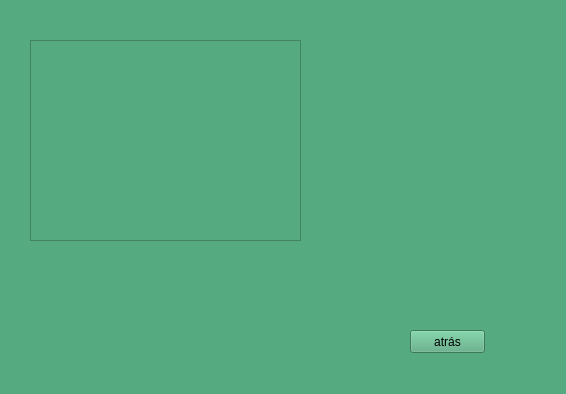
<?xml version="1.0" encoding="UTF-8"?>
<ui version="4.0">
 <class>solveDijkstra</class>
 <widget class="QWidget" name="solveDijkstra">
  <property name="geometry">
   <rect>
    <x>0</x>
    <y>0</y>
    <width>566</width>
    <height>394</height>
   </rect>
  </property>
  <property name="windowTitle">
   <string>Form</string>
  </property>
  <property name="styleSheet">
   <string notr="true">background-color: rgb(85, 170, 127);</string>
  </property>
  <widget class="QTableView" name="tableViewsolveDijkstra">
   <property name="geometry">
    <rect>
     <x>30</x>
     <y>40</y>
     <width>271</width>
     <height>201</height>
    </rect>
   </property>
  </widget>
  <widget class="QPushButton" name="pushButton">
   <property name="geometry">
    <rect>
     <x>410</x>
     <y>330</y>
     <width>75</width>
     <height>23</height>
    </rect>
   </property>
   <property name="text">
    <string>atrás</string>
   </property>
  </widget>
 </widget>
 <resources/>
 <connections/>
</ui>
